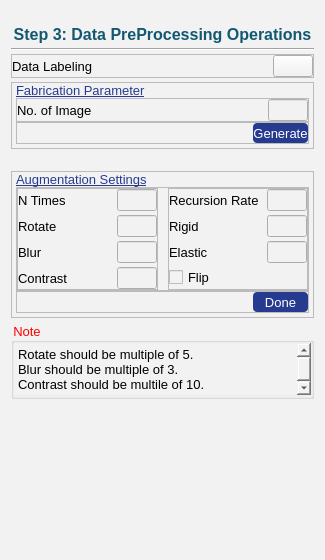
          <widget class="QWidget" name="dataProcessing_Page">
           <property name="styleSheet">
            <string notr="true">background-color:#f2f2f2;</string>
           </property>
           <layout class="QVBoxLayout" name="verticalLayout_20">
            <property name="spacing">
             <number>4</number>
            </property>
            <property name="topMargin">
             <number>25</number>
            </property>
            <property name="bottomMargin">
             <number>0</number>
            </property>
            <item>
             <widget class="QLabel" name="step3_Label">
              <property name="maximumSize">
               <size>
                <width>16777215</width>
                <height>20</height>
               </size>
              </property>
              <property name="font">
               <font>
                <family>Arial</family>
                <pointsize>12</pointsize>
                <weight>75</weight>
                <bold>true</bold>
               </font>
              </property>
              <property name="styleSheet">
               <string notr="true">color:#125872;</string>
              </property>
              <property name="text">
               <string>Step 3: Data PreProcessing Operations</string>
              </property>
              <property name="alignment">
               <set>Qt::AlignCenter</set>
              </property>
             </widget>
            </item>
            <item>
             <widget class="Line" name="step2_line_2">
              <property name="maximumSize">
               <size>
                <width>16777215</width>
                <height>2</height>
               </size>
              </property>
              <property name="orientation">
               <enum>Qt::Horizontal</enum>
              </property>
             </widget>
            </item>
            <item>
             <widget class="QFrame" name="frame_6">
              <property name="maximumSize">
               <size>
                <width>16777215</width>
                <height>35</height>
               </size>
              </property>
              <property name="frameShape">
               <enum>QFrame::StyledPanel</enum>
              </property>
              <property name="frameShadow">
               <enum>QFrame::Raised</enum>
              </property>
              <layout class="QHBoxLayout" name="horizontalLayout_11">
               <property name="spacing">
                <number>0</number>
               </property>
               <property name="leftMargin">
                <number>0</number>
               </property>
               <property name="topMargin">
                <number>0</number>
               </property>
               <property name="rightMargin">
                <number>0</number>
               </property>
               <property name="bottomMargin">
                <number>0</number>
               </property>
               <item>
                <widget class="QLabel" name="dataLabelingLabel">
                 <property name="font">
                  <font>
                   <family>Arial</family>
                   <pointsize>10</pointsize>
                  </font>
                 </property>
                 <property name="text">
                  <string>Data Labeling</string>
                 </property>
                </widget>
               </item>
               <item alignment="Qt::AlignRight">
                <widget class="QPushButton" name="detection_labelingButton">
                 <property name="text">
                  <string/>
                 </property>
                 <property name="icon">
                  <iconset>
                   <normaloff>../../LOGO/labeling.png</normaloff>../../LOGO/labeling.png</iconset>
                 </property>
                 <property name="iconSize">
                  <size>
                   <width>50</width>
                   <height>50</height>
                  </size>
                 </property>
                </widget>
               </item>
              </layout>
             </widget>
            </item>
            <item>
             <widget class="QFrame" name="fabricationFrame">
              <property name="minimumSize">
               <size>
                <width>0</width>
                <height>0</height>
               </size>
              </property>
              <property name="maximumSize">
               <size>
                <width>16777215</width>
                <height>91</height>
               </size>
              </property>
              <property name="frameShape">
               <enum>QFrame::StyledPanel</enum>
              </property>
              <property name="frameShadow">
               <enum>QFrame::Raised</enum>
              </property>
              <layout class="QVBoxLayout" name="verticalLayout_22">
               <property name="spacing">
                <number>0</number>
               </property>
               <property name="leftMargin">
                <number>4</number>
               </property>
               <property name="topMargin">
                <number>0</number>
               </property>
               <property name="rightMargin">
                <number>4</number>
               </property>
               <property name="bottomMargin">
                <number>4</number>
               </property>
               <item>
                <widget class="QLabel" name="fabricationParameterLabel">
                 <property name="maximumSize">
                  <size>
                   <width>16777215</width>
                   <height>20</height>
                  </size>
                 </property>
                 <property name="font">
                  <font>
                   <family>Arial</family>
                   <pointsize>10</pointsize>
                   <weight>50</weight>
                   <bold>false</bold>
                   <underline>true</underline>
                  </font>
                 </property>
                 <property name="styleSheet">
                  <string notr="true">color:#263B90;</string>
                 </property>
                 <property name="text">
                  <string>Fabrication Parameter</string>
                 </property>
                </widget>
               </item>
               <item>
                <widget class="QFrame" name="frame_20">
                 <property name="frameShape">
                  <enum>QFrame::StyledPanel</enum>
                 </property>
                 <property name="frameShadow">
                  <enum>QFrame::Raised</enum>
                 </property>
                 <layout class="QHBoxLayout" name="horizontalLayout_14">
                  <property name="spacing">
                   <number>0</number>
                  </property>
                  <property name="leftMargin">
                   <number>0</number>
                  </property>
                  <property name="topMargin">
                   <number>0</number>
                  </property>
                  <property name="rightMargin">
                   <number>0</number>
                  </property>
                  <property name="bottomMargin">
                   <number>0</number>
                  </property>
                  <item>
                   <widget class="QLabel" name="fabrication_no_ofImageLabel">
                    <property name="font">
                     <font>
                      <family>Arial</family>
                      <pointsize>10</pointsize>
                     </font>
                    </property>
                    <property name="text">
                     <string>No. of Image</string>
                    </property>
                   </widget>
                  </item>
                  <item>
                   <widget class="QLineEdit" name="fabricationEntry">
                    <property name="maximumSize">
                     <size>
                      <width>40</width>
                      <height>16777215</height>
                     </size>
                    </property>
                    <property name="font">
                     <font>
                      <weight>75</weight>
                      <bold>true</bold>
                     </font>
                    </property>
                    <property name="alignment">
                     <set>Qt::AlignCenter</set>
                    </property>
                   </widget>
                  </item>
                 </layout>
                </widget>
               </item>
               <item>
                <widget class="QFrame" name="frame_21">
                 <property name="frameShape">
                  <enum>QFrame::StyledPanel</enum>
                 </property>
                 <property name="frameShadow">
                  <enum>QFrame::Raised</enum>
                 </property>
                 <layout class="QHBoxLayout" name="horizontalLayout_15">
                  <property name="spacing">
                   <number>0</number>
                  </property>
                  <property name="leftMargin">
                   <number>0</number>
                  </property>
                  <property name="topMargin">
                   <number>0</number>
                  </property>
                  <property name="rightMargin">
                   <number>0</number>
                  </property>
                  <property name="bottomMargin">
                   <number>0</number>
                  </property>
                  <item>
                   <spacer name="horizontalSpacer_3">
                    <property name="orientation">
                     <enum>Qt::Horizontal</enum>
                    </property>
                    <property name="sizeType">
                     <enum>QSizePolicy::Fixed</enum>
                    </property>
                    <property name="sizeHint" stdset="0">
                     <size>
                      <width>236</width>
                      <height>20</height>
                     </size>
                    </property>
                   </spacer>
                  </item>
                  <item>
                   <widget class="QPushButton" name="fabricationButton">
                    <property name="sizePolicy">
                     <sizepolicy hsizetype="Expanding" vsizetype="Fixed">
                      <horstretch>0</horstretch>
                      <verstretch>0</verstretch>
                     </sizepolicy>
                    </property>
                    <property name="maximumSize">
                     <size>
                      <width>88</width>
                      <height>30</height>
                     </size>
                    </property>
                    <property name="font">
                     <font>
                      <family>Arial</family>
                      <pointsize>10</pointsize>
                     </font>
                    </property>
                    <property name="styleSheet">
                     <string notr="true">QPushButton{
	color:white;
	background-color:#263B90;
	border-radius:4px;
}</string>
                    </property>
                    <property name="text">
                     <string>Generate</string>
                    </property>
                   </widget>
                  </item>
                 </layout>
                </widget>
               </item>
              </layout>
             </widget>
            </item>
            <item>
             <spacer name="verticalSpacer_11">
              <property name="orientation">
               <enum>Qt::Vertical</enum>
              </property>
              <property name="sizeType">
               <enum>QSizePolicy::Fixed</enum>
              </property>
              <property name="sizeHint" stdset="0">
               <size>
                <width>20</width>
                <height>18</height>
               </size>
              </property>
             </spacer>
            </item>
            <item>
             <widget class="QFrame" name="augmentationSettings_Frame">
              <property name="maximumSize">
               <size>
                <width>16777215</width>
                <height>156</height>
               </size>
              </property>
              <property name="frameShape">
               <enum>QFrame::StyledPanel</enum>
              </property>
              <property name="frameShadow">
               <enum>QFrame::Raised</enum>
              </property>
              <layout class="QVBoxLayout" name="verticalLayout_21">
               <property name="spacing">
                <number>0</number>
               </property>
               <property name="leftMargin">
                <number>4</number>
               </property>
               <property name="topMargin">
                <number>0</number>
               </property>
               <property name="rightMargin">
                <number>4</number>
               </property>
               <property name="bottomMargin">
                <number>4</number>
               </property>
               <item>
                <widget class="QLabel" name="augmenationSettings_Label">
                 <property name="maximumSize">
                  <size>
                   <width>16777215</width>
                   <height>20</height>
                  </size>
                 </property>
                 <property name="font">
                  <font>
                   <family>Arial</family>
                   <pointsize>10</pointsize>
                   <weight>50</weight>
                   <bold>false</bold>
                   <underline>true</underline>
                  </font>
                 </property>
                 <property name="styleSheet">
                  <string notr="true">color:#263B90;</string>
                 </property>
                 <property name="text">
                  <string>Augmentation Settings</string>
                 </property>
                </widget>
               </item>
               <item>
                <widget class="QFrame" name="frame_18">
                 <property name="frameShape">
                  <enum>QFrame::StyledPanel</enum>
                 </property>
                 <property name="frameShadow">
                  <enum>QFrame::Raised</enum>
                 </property>
                 <layout class="QHBoxLayout" name="horizontalLayout_12">
                  <property name="spacing">
                   <number>10</number>
                  </property>
                  <property name="leftMargin">
                   <number>0</number>
                  </property>
                  <property name="topMargin">
                   <number>0</number>
                  </property>
                  <property name="rightMargin">
                   <number>0</number>
                  </property>
                  <property name="bottomMargin">
                   <number>0</number>
                  </property>
                  <item>
                   <widget class="QFrame" name="frame_16">
                    <property name="font">
                     <font>
                      <family>MS Sans Serif</family>
                     </font>
                    </property>
                    <property name="frameShape">
                     <enum>QFrame::StyledPanel</enum>
                    </property>
                    <property name="frameShadow">
                     <enum>QFrame::Raised</enum>
                    </property>
                    <layout class="QGridLayout" name="gridLayout_12">
                     <property name="leftMargin">
                      <number>0</number>
                     </property>
                     <property name="topMargin">
                      <number>0</number>
                     </property>
                     <property name="rightMargin">
                      <number>0</number>
                     </property>
                     <property name="bottomMargin">
                      <number>0</number>
                     </property>
                     <property name="horizontalSpacing">
                      <number>0</number>
                     </property>
                     <property name="verticalSpacing">
                      <number>4</number>
                     </property>
                     <item row="1" column="0">
                      <widget class="QLabel" name="nTimes_Label">
                       <property name="font">
                        <font>
                         <family>Arial</family>
                         <pointsize>10</pointsize>
                        </font>
                       </property>
                       <property name="text">
                        <string>N Times</string>
                       </property>
                      </widget>
                     </item>
                     <item row="2" column="0">
                      <widget class="QLabel" name="rotateLabel">
                       <property name="font">
                        <font>
                         <family>Arial</family>
                         <pointsize>10</pointsize>
                        </font>
                       </property>
                       <property name="text">
                        <string>Rotate</string>
                       </property>
                      </widget>
                     </item>
                     <item row="3" column="0">
                      <widget class="QLabel" name="blurLabel">
                       <property name="font">
                        <font>
                         <family>Arial</family>
                         <pointsize>10</pointsize>
                        </font>
                       </property>
                       <property name="text">
                        <string>Blur</string>
                       </property>
                      </widget>
                     </item>
                     <item row="4" column="0">
                      <widget class="QLabel" name="contrastLabel">
                       <property name="font">
                        <font>
                         <family>Arial</family>
                         <pointsize>10</pointsize>
                        </font>
                       </property>
                       <property name="text">
                        <string>Contrast</string>
                       </property>
                      </widget>
                     </item>
                     <item row="3" column="1" alignment="Qt::AlignRight">
                      <widget class="QLineEdit" name="blurEntry">
                       <property name="maximumSize">
                        <size>
                         <width>40</width>
                         <height>16777215</height>
                        </size>
                       </property>
                       <property name="font">
                        <font>
                         <weight>75</weight>
                         <bold>true</bold>
                        </font>
                       </property>
                       <property name="alignment">
                        <set>Qt::AlignCenter</set>
                       </property>
                      </widget>
                     </item>
                     <item row="4" column="1" alignment="Qt::AlignRight">
                      <widget class="QLineEdit" name="contrastEntry">
                       <property name="maximumSize">
                        <size>
                         <width>40</width>
                         <height>16777215</height>
                        </size>
                       </property>
                       <property name="font">
                        <font>
                         <weight>75</weight>
                         <bold>true</bold>
                        </font>
                       </property>
                       <property name="alignment">
                        <set>Qt::AlignCenter</set>
                       </property>
                      </widget>
                     </item>
                     <item row="2" column="1" alignment="Qt::AlignRight">
                      <widget class="QLineEdit" name="rotateEntry">
                       <property name="maximumSize">
                        <size>
                         <width>40</width>
                         <height>16777215</height>
                        </size>
                       </property>
                       <property name="font">
                        <font>
                         <weight>75</weight>
                         <bold>true</bold>
                        </font>
                       </property>
                       <property name="alignment">
                        <set>Qt::AlignCenter</set>
                       </property>
                      </widget>
                     </item>
                     <item row="1" column="1" alignment="Qt::AlignRight">
                      <widget class="QLineEdit" name="nTimesEntry">
                       <property name="maximumSize">
                        <size>
                         <width>40</width>
                         <height>16777215</height>
                        </size>
                       </property>
                       <property name="font">
                        <font>
                         <weight>75</weight>
                         <bold>true</bold>
                        </font>
                       </property>
                       <property name="alignment">
                        <set>Qt::AlignCenter</set>
                       </property>
                      </widget>
                     </item>
                    </layout>
                   </widget>
                  </item>
                  <item>
                   <widget class="QFrame" name="frame_17">
                    <property name="frameShape">
                     <enum>QFrame::StyledPanel</enum>
                    </property>
                    <property name="frameShadow">
                     <enum>QFrame::Raised</enum>
                    </property>
                    <layout class="QGridLayout" name="gridLayout_11">
                     <property name="leftMargin">
                      <number>0</number>
                     </property>
                     <property name="topMargin">
                      <number>0</number>
                     </property>
                     <property name="rightMargin">
                      <number>0</number>
                     </property>
                     <property name="bottomMargin">
                      <number>0</number>
                     </property>
                     <property name="horizontalSpacing">
                      <number>0</number>
                     </property>
                     <property name="verticalSpacing">
                      <number>4</number>
                     </property>
                     <item row="0" column="0">
                      <widget class="QLabel" name="recursionRateLabel">
                       <property name="font">
                        <font>
                         <family>Arial</family>
                         <pointsize>10</pointsize>
                        </font>
                       </property>
                       <property name="text">
                        <string>Recursion Rate</string>
                       </property>
                      </widget>
                     </item>
                     <item row="2" column="1" alignment="Qt::AlignRight">
                      <widget class="QLineEdit" name="elasticEntry">
                       <property name="maximumSize">
                        <size>
                         <width>40</width>
                         <height>16777215</height>
                        </size>
                       </property>
                       <property name="font">
                        <font>
                         <weight>75</weight>
                         <bold>true</bold>
                        </font>
                       </property>
                       <property name="alignment">
                        <set>Qt::AlignCenter</set>
                       </property>
                      </widget>
                     </item>
                     <item row="2" column="0">
                      <widget class="QLabel" name="elasticLabel">
                       <property name="font">
                        <font>
                         <family>Arial</family>
                         <pointsize>10</pointsize>
                        </font>
                       </property>
                       <property name="text">
                        <string>Elastic</string>
                       </property>
                      </widget>
                     </item>
                     <item row="0" column="1" alignment="Qt::AlignRight">
                      <widget class="QLineEdit" name="recursionRateEntry">
                       <property name="maximumSize">
                        <size>
                         <width>40</width>
                         <height>16777215</height>
                        </size>
                       </property>
                       <property name="font">
                        <font>
                         <weight>75</weight>
                         <bold>true</bold>
                        </font>
                       </property>
                       <property name="alignment">
                        <set>Qt::AlignCenter</set>
                       </property>
                      </widget>
                     </item>
                     <item row="1" column="1" alignment="Qt::AlignRight">
                      <widget class="QLineEdit" name="rigidEntry">
                       <property name="maximumSize">
                        <size>
                         <width>40</width>
                         <height>16777215</height>
                        </size>
                       </property>
                       <property name="font">
                        <font>
                         <weight>75</weight>
                         <bold>true</bold>
                        </font>
                       </property>
                       <property name="alignment">
                        <set>Qt::AlignCenter</set>
                       </property>
                      </widget>
                     </item>
                     <item row="1" column="0">
                      <widget class="QLabel" name="rigidLabel">
                       <property name="font">
                        <font>
                         <family>Arial</family>
                         <pointsize>10</pointsize>
                        </font>
                       </property>
                       <property name="text">
                        <string>Rigid</string>
                       </property>
                      </widget>
                     </item>
                     <item row="3" column="0">
                      <widget class="QCheckBox" name="checkBox">
                       <property name="sizePolicy">
                        <sizepolicy hsizetype="Fixed" vsizetype="Fixed">
                         <horstretch>0</horstretch>
                         <verstretch>0</verstretch>
                        </sizepolicy>
                       </property>
                       <property name="font">
                        <font>
                         <family>Arial</family>
                         <pointsize>10</pointsize>
                         <weight>50</weight>
                         <bold>false</bold>
                        </font>
                       </property>
                       <property name="layoutDirection">
                        <enum>Qt::LeftToRight</enum>
                       </property>
                       <property name="text">
                        <string>Flip</string>
                       </property>
                      </widget>
                     </item>
                    </layout>
                   </widget>
                  </item>
                 </layout>
                </widget>
               </item>
               <item>
                <widget class="QFrame" name="frame_19">
                 <property name="maximumSize">
                  <size>
                   <width>16777215</width>
                   <height>32</height>
                  </size>
                 </property>
                 <property name="frameShape">
                  <enum>QFrame::StyledPanel</enum>
                 </property>
                 <property name="frameShadow">
                  <enum>QFrame::Raised</enum>
                 </property>
                 <layout class="QHBoxLayout" name="horizontalLayout_13">
                  <property name="spacing">
                   <number>0</number>
                  </property>
                  <property name="leftMargin">
                   <number>0</number>
                  </property>
                  <property name="topMargin">
                   <number>0</number>
                  </property>
                  <property name="rightMargin">
                   <number>0</number>
                  </property>
                  <property name="bottomMargin">
                   <number>0</number>
                  </property>
                  <item>
                   <spacer name="horizontalSpacer_2">
                    <property name="orientation">
                     <enum>Qt::Horizontal</enum>
                    </property>
                    <property name="sizeType">
                     <enum>QSizePolicy::Fixed</enum>
                    </property>
                    <property name="sizeHint" stdset="0">
                     <size>
                      <width>236</width>
                      <height>20</height>
                     </size>
                    </property>
                   </spacer>
                  </item>
                  <item>
                   <widget class="QPushButton" name="augmentationButton">
                    <property name="sizePolicy">
                     <sizepolicy hsizetype="Expanding" vsizetype="Fixed">
                      <horstretch>0</horstretch>
                      <verstretch>0</verstretch>
                     </sizepolicy>
                    </property>
                    <property name="maximumSize">
                     <size>
                      <width>88</width>
                      <height>30</height>
                     </size>
                    </property>
                    <property name="font">
                     <font>
                      <family>Arial</family>
                      <pointsize>10</pointsize>
                     </font>
                    </property>
                    <property name="styleSheet">
                     <string notr="true">QPushButton{
	color:white;
	background-color:#263B90;
	border-radius:4px;
}</string>
                    </property>
                    <property name="text">
                     <string>Done</string>
                    </property>
                   </widget>
                  </item>
                 </layout>
                </widget>
               </item>
              </layout>
             </widget>
            </item>
            <item>
             <widget class="QGroupBox" name="groupBox">
              <property name="maximumSize">
               <size>
                <width>16777215</width>
                <height>77</height>
               </size>
              </property>
              <property name="font">
               <font>
                <family>Arial</family>
                <pointsize>10</pointsize>
               </font>
              </property>
              <property name="styleSheet">
               <string notr="true">QGroupBox::title{
	color:red
;
}</string>
              </property>
              <property name="title">
               <string>Note</string>
              </property>
              <layout class="QVBoxLayout" name="verticalLayout_26">
               <property name="spacing">
                <number>0</number>
               </property>
               <property name="leftMargin">
                <number>0</number>
               </property>
               <property name="topMargin">
                <number>0</number>
               </property>
               <property name="rightMargin">
                <number>0</number>
               </property>
               <property name="bottomMargin">
                <number>1</number>
               </property>
               <item>
                <widget class="QPlainTextEdit" name="note">
                 <property name="font">
                  <font>
                   <family>Arial</family>
                   <pointsize>10</pointsize>
                  </font>
                 </property>
                 <property name="frameShape">
                  <enum>QFrame::NoFrame</enum>
                 </property>
                 <property name="plainText">
                  <string>Rotate should be multiple of 5.
Blur should be multiple of 3.
Contrast should be multile of 10.</string>
                 </property>
                </widget>
               </item>
              </layout>
             </widget>
            </item>
            <item>
             <spacer name="verticalSpacer_4">
              <property name="orientation">
               <enum>Qt::Vertical</enum>
              </property>
              <property name="sizeType">
               <enum>QSizePolicy::Fixed</enum>
              </property>
              <property name="sizeHint" stdset="0">
               <size>
                <width>20</width>
                <height>161</height>
               </size>
              </property>
             </spacer>
            </item>
           </layout>
          </widget>
